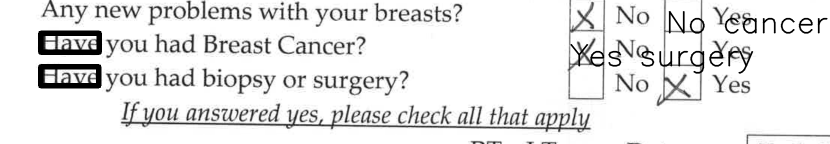
#> input picture example_images/REDACTED_Augusta4.png, 1659 x 288 px, given in place of out.png, which was not available (shown at 1/2 size)
$ python working2.py
#> lines starting #> are read from the running program, lines starting #| are printed output that depends on the picture; after the words box and inside, x2 and y2 are one past the last pixel; in counts of white or black regions, pixels touching at a corner belong together; pictures that were not available may be replaced by others from this repository, and a replacement may not be noted
# General Idea of what the code does:
# Reads in image with cv2
# Scans for boxes with the boxdetect package
# Then using the boxes, determines if they are checked
# Then finds the right box using ocr and coordinate math
# Will then add to a spreadsheet or whatever the company needs

# Imports
from boxdetect import config
import matplotlib.pyplot as plt
from boxdetect.pipelines import get_boxes
from boxdetect.pipelines import get_checkboxes
import cv2
import argparse
import numpy as np
import time
import os
from pathlib import Path

cwd = os.getcwd()
# [14 lines of commented-out code are left out]
print(cwd)
#folder = os.path.join(cwd, folder)
#print(folder)

# Getting image

file_name = r'C:\Users\choll\PycharmProjects\MommyAI\testset\JensonBeach\image(14).png'
file_name = r'C:\Users\choll\PycharmProjects\MommyAI\out.png'

imagecv = cv2.imread(file_name)
#> imagecv is the input picture: shape (288, 1659, 3); min 0, max 255, mean 230.8
# Bad variable management!
originalimg = imagecv
superoriginalimage = cv2.imread(file_name)

# Greyscales image
imagecv = cv2.cvtColor(imagecv, cv2.COLOR_RGB2GRAY)
#> imagecv: shape (288, 1659)
width = 630
height = 820
dim = (width, height)

# resize image
imagecv = cv2.resize(imagecv, dim, interpolation=cv2.INTER_AREA)
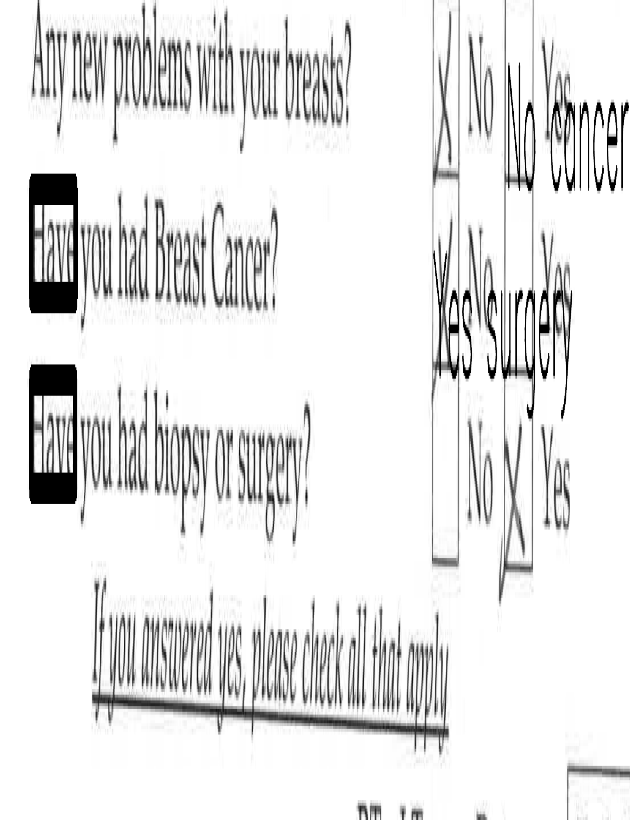
#> imagecv: shape (820, 630); min 0, max 255, mean 230.7
cv2.imwrite("out1.png", imagecv)
# Denoise image
# imagecv = cv2.fastNlMeansDenoising(imagecv, None, 30, 7, 21)
# Crops image to reduce boxes
y = 230
x = 1
h = 130
w = 425
# Creates a black background of the same shape as the inital image
mask = np.zeros(imagecv.shape[:2], dtype="uint8")
cv2.rectangle(mask, (0, 220), (400, 350), 255, -1)
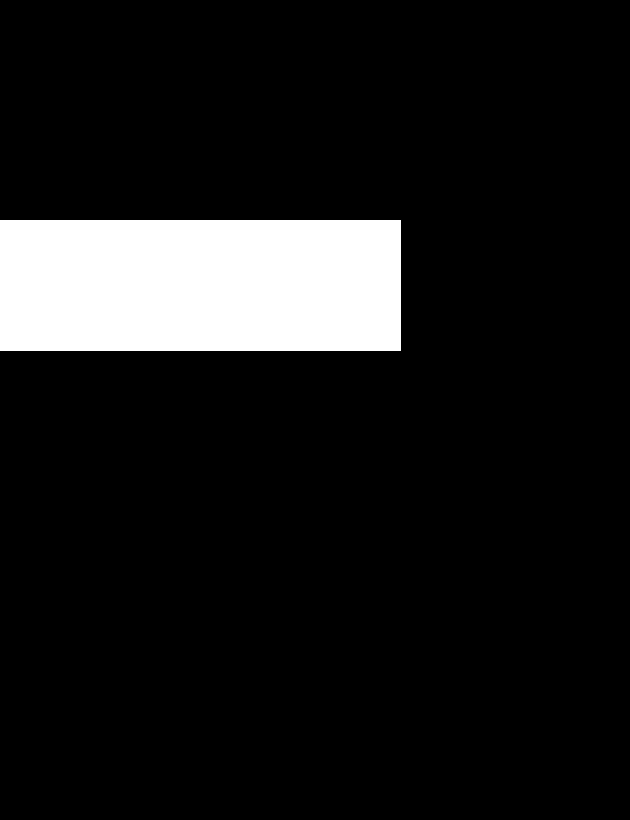
#> mask: shape (820, 630); 10.2% white; 1 white region, box (x1, y1, x2, y2) and area: (0, 220, 401, 351) 52531

# Does some smart stuff to invert mask and other math
# Tutorial here https://stackoverflow.com/questions/29810128/opencv-python-set-background-colour/38516242

# load background (could be an image too)
bk = np.full(imagecv.shape, 255, dtype=np.uint8)  # white bk
# cv2.imshow("bgmask", bk)
# get masked foreground
fg_masked = cv2.bitwise_and(imagecv, imagecv, mask=mask)
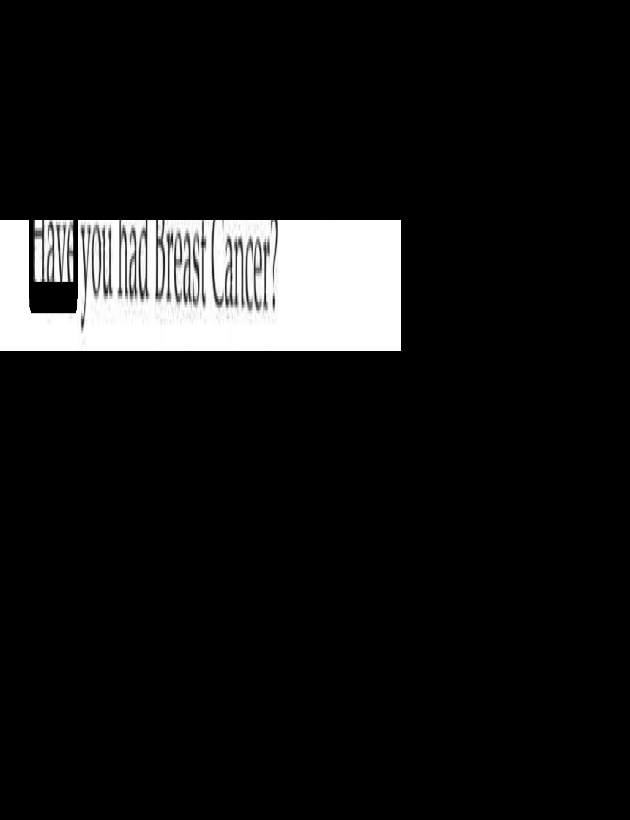
#> fg_masked: shape (820, 630); min 0, max 255, mean 22.5

# get masked background, mask must be inverted
mask = cv2.bitwise_not(mask)
bk_masked = cv2.bitwise_and(bk, bk, mask=mask)
#> bk: shape (820, 630); every value is 255

# combine masked foreground and masked background
final = cv2.bitwise_or(fg_masked, bk_masked)
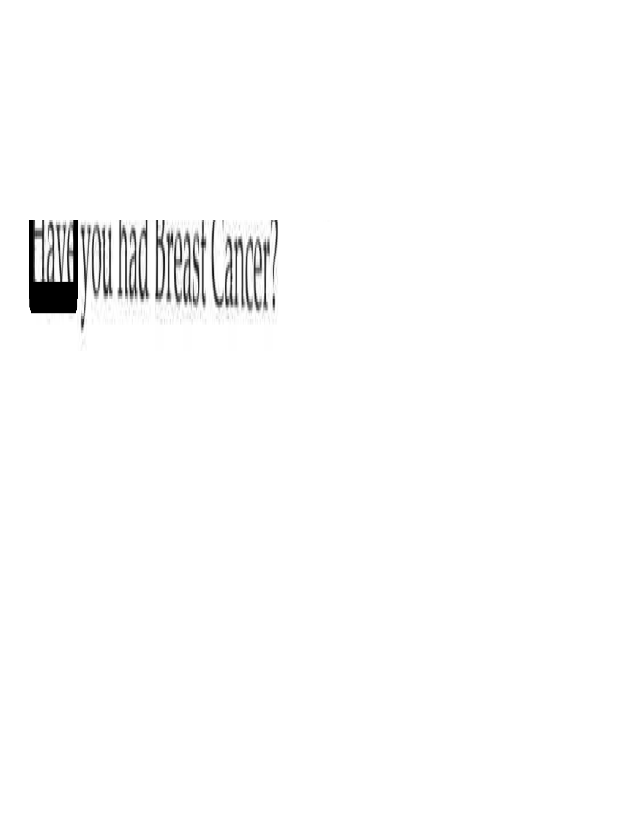
#> final: shape (820, 630); min 0, max 255, mean 251.6

imagecv = cv2.bitwise_or(fg_masked, bk_masked)
# Debug
# cv2.imshow("final", imagecv)
# cv2.waitKey(0)

# Creates a mask for what will still be shown
# More info in tutorial here https://www.pyimagesearch.com/2021/01/19/image-masking-with-opencv/
cv2.rectangle(mask, (0, 230), (400, 350), 255, -1)
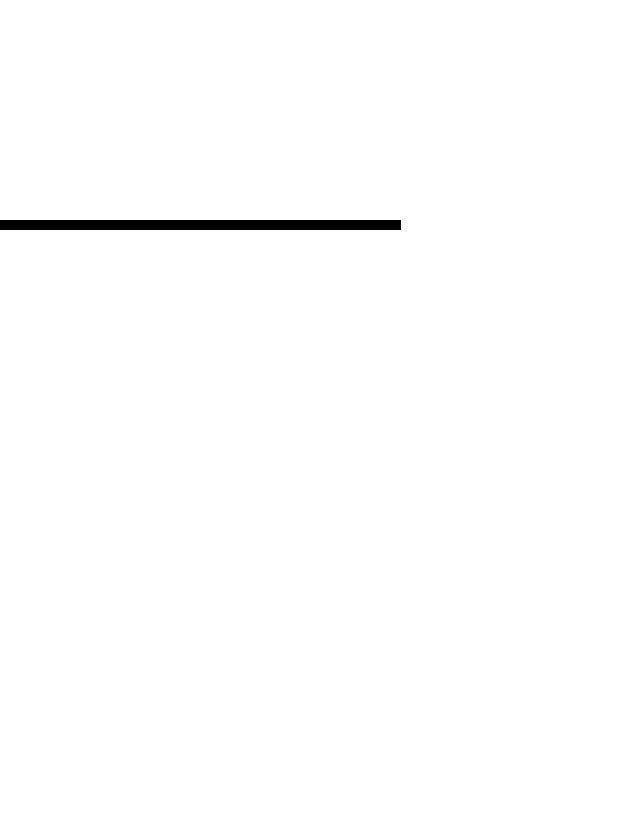
#> mask: shape (820, 630); 99.2% white; 1 black region, box (x1, y1, x2, y2) and area: (0, 220, 401, 230) 4010
_, imagecv = cv2.threshold(imagecv, 245, 255, cv2.THRESH_BINARY)
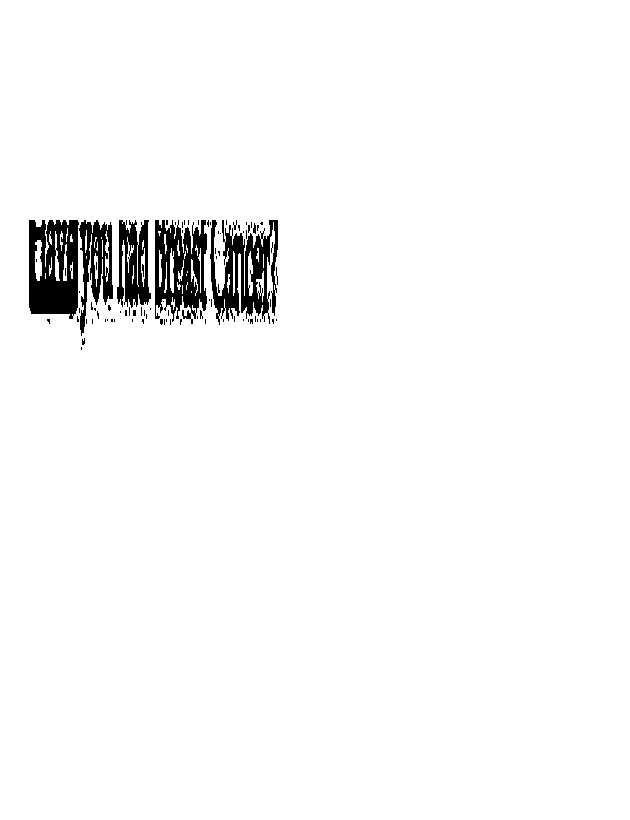
#> imagecv: shape (820, 630); 97.1% white; 85 black regions (79 under 20 px), largest, box (x1, y1, x2, y2) and area: (29, 220, 79, 319) 3822, (210, 220, 278, 325) 3582, (155, 220, 207, 324) 3449, (117, 220, 151, 308) 1904, (79, 220, 113, 336) 1863, (253, 223, 256, 234) 24

cv2.imwrite("tempimg.png", imagecv)
# Save masked image to disk to make it better with get_boxes

tempimgpath = cwd + r"\tempimg.png"

cv2.imshow("masked", imagecv)
# imagecv = imagecv[y:y+h, x:x+w]
cv2.imshow('Image', originalimg)
cv2.waitKey(0)

# 18, 19
# Config for boxdetect, found from https://pypi.org/project/boxdetect/#usage-examples
#> (the run stopped early here; a loop or call above may not have finished)

$ run again, on example_images/REDACTED_BlankHXL.png
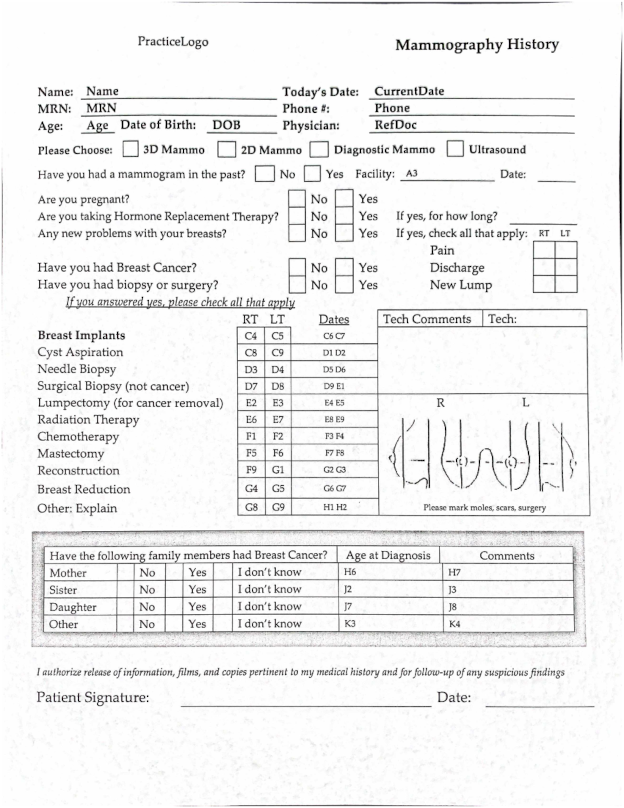
#> input picture example_images/REDACTED_BlankHXL.png, 624 x 808 px, given in place of out.png, which was not available
#> imagecv is the input picture: shape (808, 624, 3); mean B, G, R 239.8, 239.8, 239.9
#> `fg_masked = cv2.bitwise_and(imagecv, imagecv, mask=mask)`:
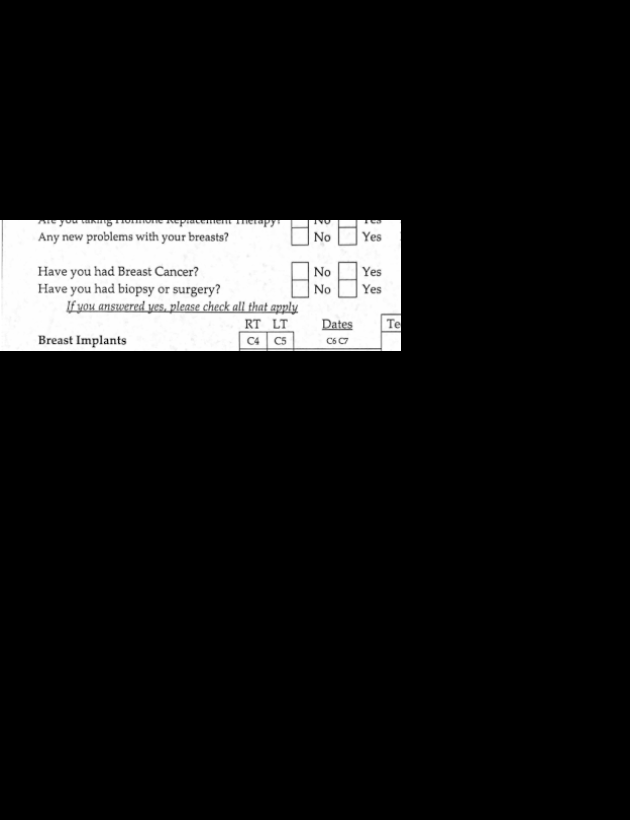
#> fg_masked: shape (820, 630); min 0, max 255, mean 24
#> bk: shape (820, 630); every value is 255
#> `_, imagecv = cv2.threshold(imagecv, 245, 255, cv2.THRESH_BINARY)`:
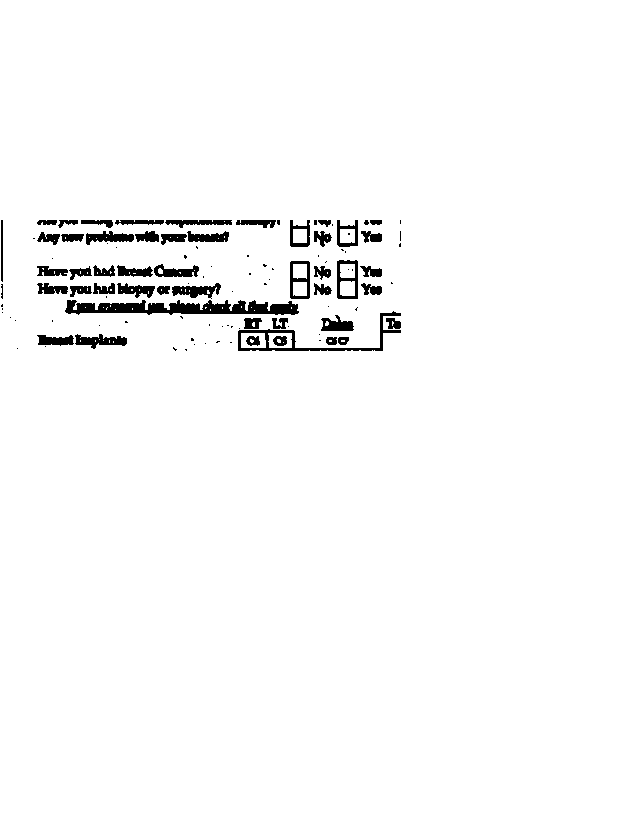
#> imagecv: shape (820, 630); 97.6% white; 109 black regions (60 under 20 px), largest, box (x1, y1, x2, y2) and area: (65, 300, 299, 315) 2271, (238, 311, 401, 351) 946, (75, 334, 127, 349) 423

$ run again, on example_images/REDACTED_ImageLabled.png
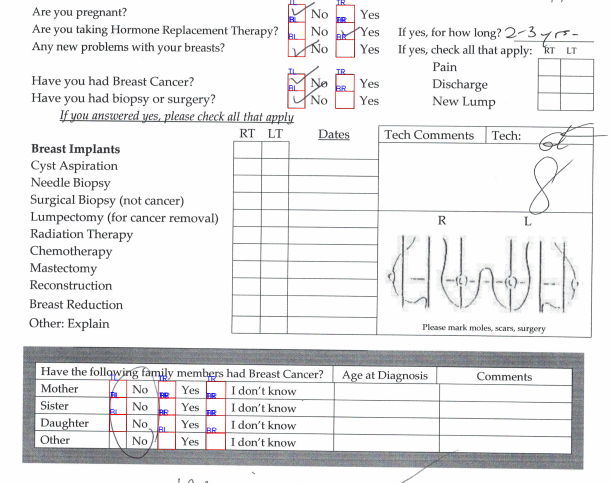
#> input picture example_images/REDACTED_ImageLabled.png, 1224 x 965 px, given in place of out.png, which was not available (shown at 1/2 size)
#> imagecv is the input picture: shape (965, 1224, 3); mean B, G, R 234.6, 233.8, 233.9
#> `imagecv = cv2.resize(imagecv, dim, interpolation=cv2.INTER_AREA)`:
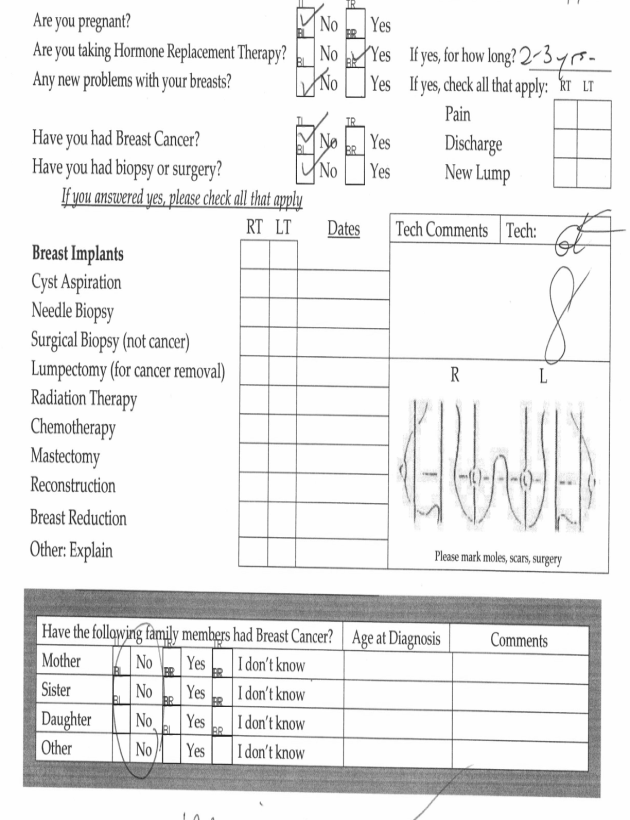
#> imagecv: shape (820, 630); min 29, max 255, mean 234
#> bk: shape (820, 630); every value is 255
#> `_, imagecv = cv2.threshold(imagecv, 245, 255, cv2.THRESH_BINARY)`:
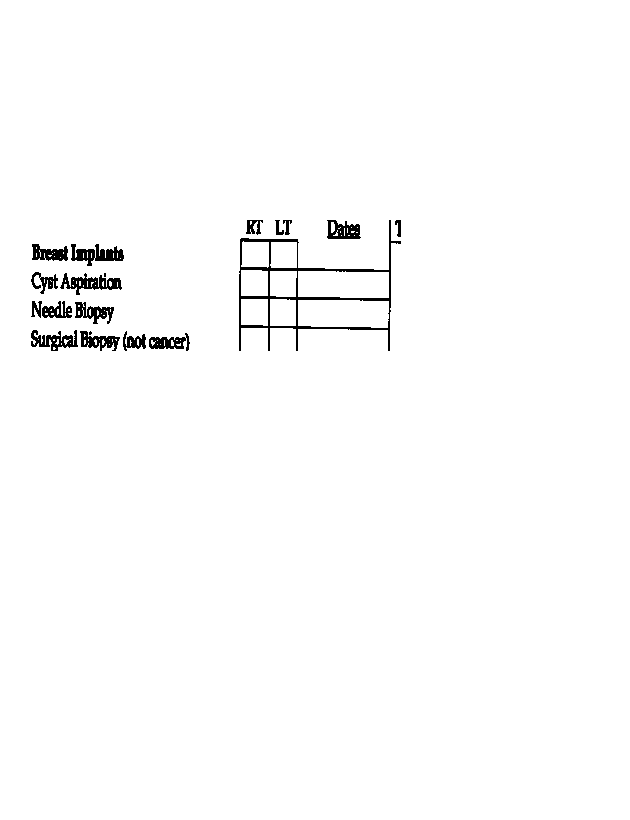
#> imagecv: shape (820, 630); 98.6% white; 19 black regions (2 under 20 px), largest, box (x1, y1, x2, y2) and area: (239, 220, 401, 351) 2224, (71, 244, 124, 266) 592, (60, 273, 122, 295) 579
